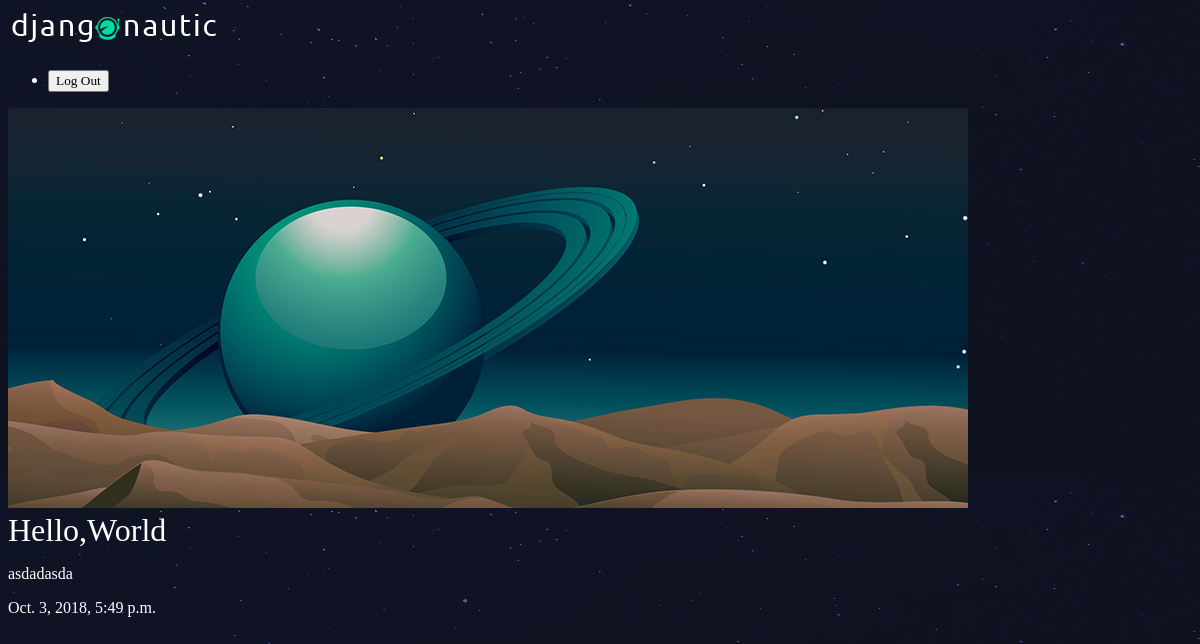
Screenshot of /articles/hello-world/ with the database file from the repository.
### articles/models.py (models this page shows, shortened)
class Article(models.Model):
    title = models.CharField(max_length=100)
    slug = models.SlugField()
    body = models.TextField()
    date = models.DateTimeField(auto_now_add=True)
    thumb = models.ImageField(default='default.png', blank=True)

### articles/views.py (the view)
# urls.py: path('<slug>/', views.article_detail, name='detail'),
def article_detail(request, slug):
    article = Article.objects.get(slug=slug)
    return render(request, 'articles/article_detail.html', {'article': article})

### articles/templates/articles/article_detail.html
{% extends 'base_layout.html' %}
{% block content %}
<div class="details">
    <div class="detail">
        <img src="{{article.thumb.url}}" alt="">
        <h1>{{article.title}}</h1>
        <p>{{article.body}}</p>
        <p>{{article.date}}</p>
    </div>
</div>
{% endblock %}

### assets/style.css (style rules this page uses)
body { background-color: #0f121f; background-image: url(stars.png); background-repeat-y: no-repeat; color: #fff; }
body * { font-family: Ubuntu; }
h1, h2, h3, h4, h5 { font-weight: normal; margin: 0; }

### rows the page displays
Article: thumb (placeholder picture), title "Hello,World", body "asdadasda", date "Oct. 3, 2018, 5:49 p.m."
